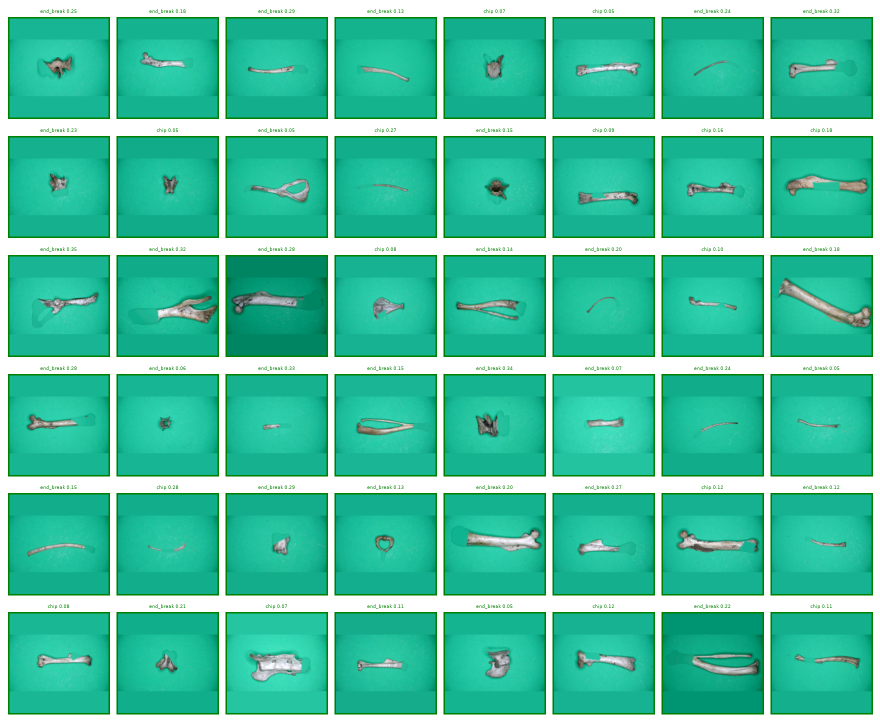
#> input picture work/break_grid.png, 1760 x 1452 px (shown at 1/2 size)
$ python -i augment.py   (imports and definitions only)
#> lines starting #> are read from the running program, lines starting #| are printed output that depends on the picture; after the words box and inside, x2 and y2 are one past the last pixel; in counts of white or black regions, pixels touching at a corner belong together
#> further down, picture is the input picture: shape (1452, 1760, 3); mean B, G, R 163.5, 194.7, 76.1

import cv2
import numpy as np

import config
from common import border_color

# Experiment 2: Standard augmentation

# [51 lines left out: function standard_augment, not called in this run]


# Experiment 3: Domain specific bone-break augmentation

def local_background(img, lab=None):

    if lab is None:
        lab = cv2.cvtColor(cv2.GaussianBlur(img, (3, 3), 0), cv2.COLOR_BGR2LAB)
    return cv2.medianBlur(lab, config.MASK_BG_KERNEL).astype(np.float32), lab


def segment_bone(img):
    """Find the bone on the uniform green stage. Returns (mask_0_255, info).

    Method:
      1. Lab colour space (L = lightness, a/b = colour). Bone is grey/white/brown, the stage green.
      2. Local stage model = large median filter (see local_background).
      3. distance = colour difference from the local stage (a,b dominate; lightness counts half).
      4. Hysteresis threshold: pixels > MASK_MIN_DIST are candidates, but a component is kept only
         if it contains a clearly different pixel (> MASK_SEED_DIST). Catches the faint ends of thin
         bones without admitting noise.
      5. Morphological open/close; fill small holes; keep the largest component (even if a long bone reaches the
         image edge) plus other pieces >= MASK_KEEP_REL of it that do not touch the image edge
         (small pieces at the edge are stage-edge artefacts); fragmented bones keep their pieces.
      6. VALIDITY CHECKS (reject rather than guess): area outside [MASK_MIN_AREA, MASK_MAX_AREA]
         or more than MASK_MAX_BORDER of the border ring covered -> rejected with a reason.
    info = dict(ok, reason, area, border).
    """
    h, w = img.shape[:2]
#> h = 1452; w = 1760
    bg, lab = local_background(img)
#> in local_background, `lab = cv2.cvtColor(cv2.GaussianBlur(img, (3, 3), 0), cv2.COLOR_BGR2LAB)`: lab: shape (1452, 1760, 3); mean of channels 0, 1, 2 185.1, 92.1, 135.7
    d = lab.astype(np.float32) - bg
#> d: shape (1452, 1760, 3) float32; mean of channels 0, 1, 2 5.8, 6.1, 1.3
    dist = np.sqrt(d[..., 1] ** 2 + d[..., 2] ** 2) + config.MASK_L_WEIGHT * np.abs(d[..., 0])
    step = cv2.morphologyEx(bg[..., 0], cv2.MORPH_GRADIENT, np.ones((5, 5), np.uint8)) > config.MASK_EDGE_STEP
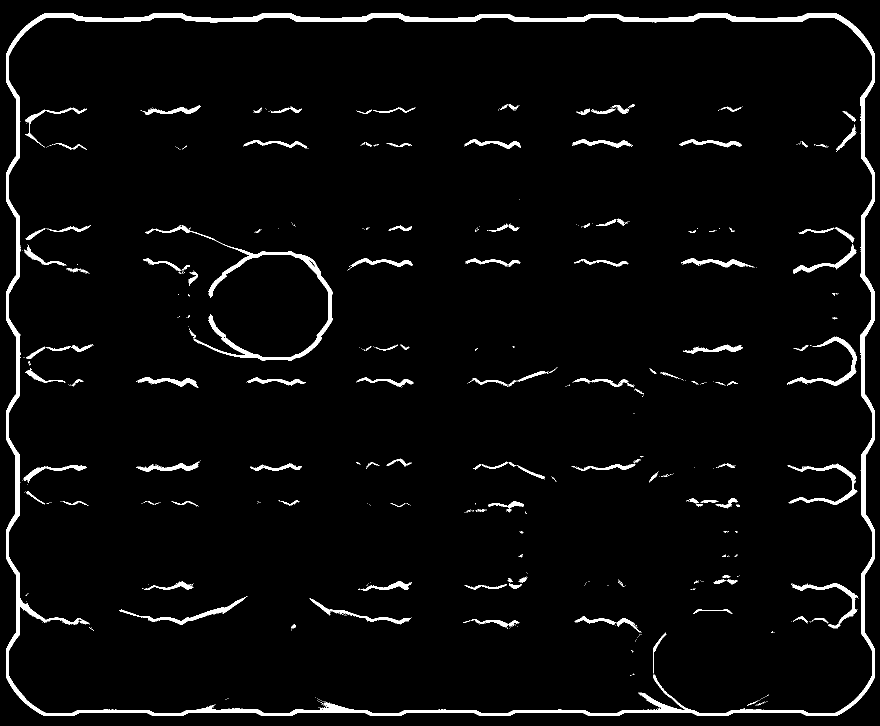
#> step: shape (1452, 1760) bool (shown at 1/2 size); 3.6% white; 511 white regions (384 under 20 px), largest, box (x1, y1, x2, y2) and area: (13, 27, 1749, 1432) 47415, (290, 450, 665, 721) 6282, (1574, 673, 1714, 772) 1839
    step = cv2.dilate(step.astype(np.uint8), np.ones((5, 5), np.uint8)) > 0
#> step: shape (1452, 1760) bool; 7% white; 126 white regions, largest, box (x1, y1, x2, y2) and area: (11, 25, 1751, 1434) 80945, (288, 448, 667, 723) 11891, (1572, 671, 1716, 774) 3677
    dist[step] = 0
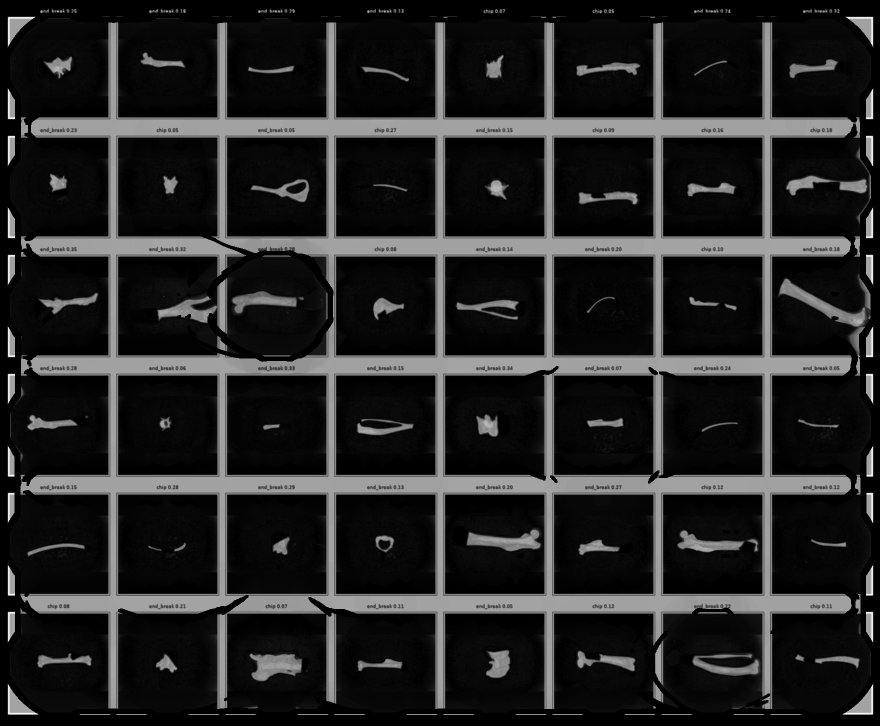
#> dist: shape (1452, 1760) float32 (shown at 1/2 size); min 0, max 92.69, mean 13.5; drawn with min black and max white
    cand = (dist > config.MASK_MIN_DIST).astype(np.uint8)
#> cand: shape (1452, 1760); values 0 (black) and 1 (white), 24.2% white; 258 white regions (107 under 20 px), largest, box (x1, y1, x2, y2) and area: (41, 45, 1720, 1418) 502755, (1556, 546, 1741, 752) 7008, (314, 555, 464, 674) 5628
    n, lbl = cv2.connectedComponents(cand, connectivity=8)
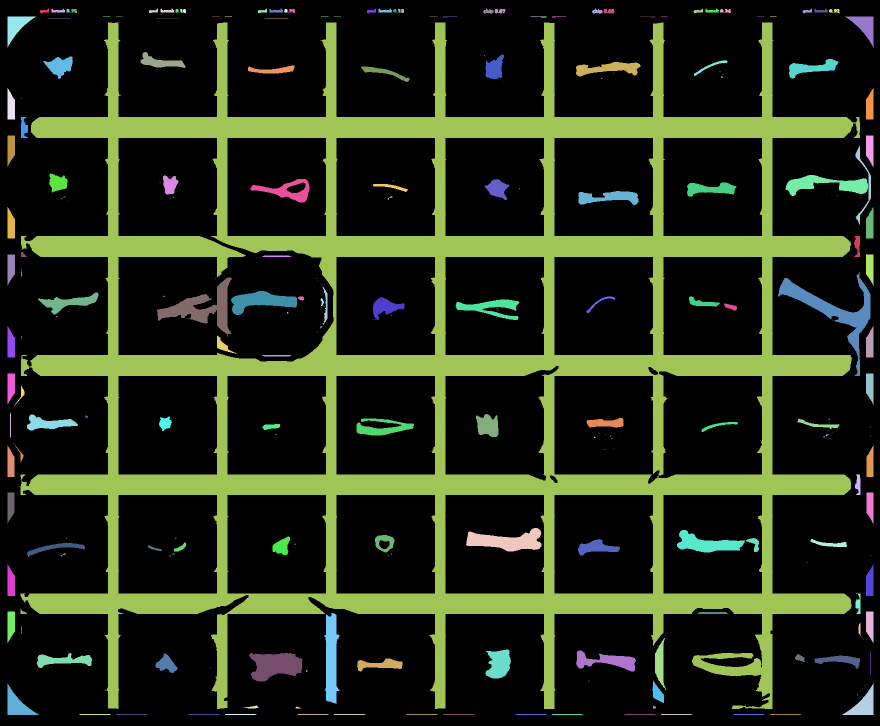
#> lbl: shape (1452, 1760) int32 (shown at 1/2 size); 259 distinct labels, from 0 to 258; one colour per label, 0 black
#> n = 259
    strong = np.unique(lbl[dist > config.MASK_SEED_DIST])
#> strong = 163 values from 1 to 258
    m = (np.isin(lbl, strong[strong > 0]) * 255).astype(np.uint8)

    k = cv2.getStructuringElement(cv2.MORPH_ELLIPSE, (3, 3))
    m = cv2.morphologyEx(m, cv2.MORPH_OPEN, k)
#> m: shape (1452, 1760); 24.1% white; 142 white regions (9 under 20 px), largest, box (x1, y1, x2, y2) and area: (41, 45, 1707, 1418) 501497, (1556, 547, 1741, 752) 6992, (314, 555, 463, 669) 5602
    m = cv2.morphologyEx(m, cv2.MORPH_CLOSE, cv2.getStructuringElement(cv2.MORPH_ELLIPSE, (5, 5)))
#> m: shape (1452, 1760); 24.1% white; 120 white regions (8 under 20 px), largest, box (x1, y1, x2, y2) and area: (41, 45, 1708, 1418) 502598, (1556, 547, 1741, 752) 7002, (314, 555, 463, 669) 5633
    inv = (m == 0).astype(np.uint8)
    n, lbl, st, _ = cv2.connectedComponentsWithStats(inv, connectivity=4)
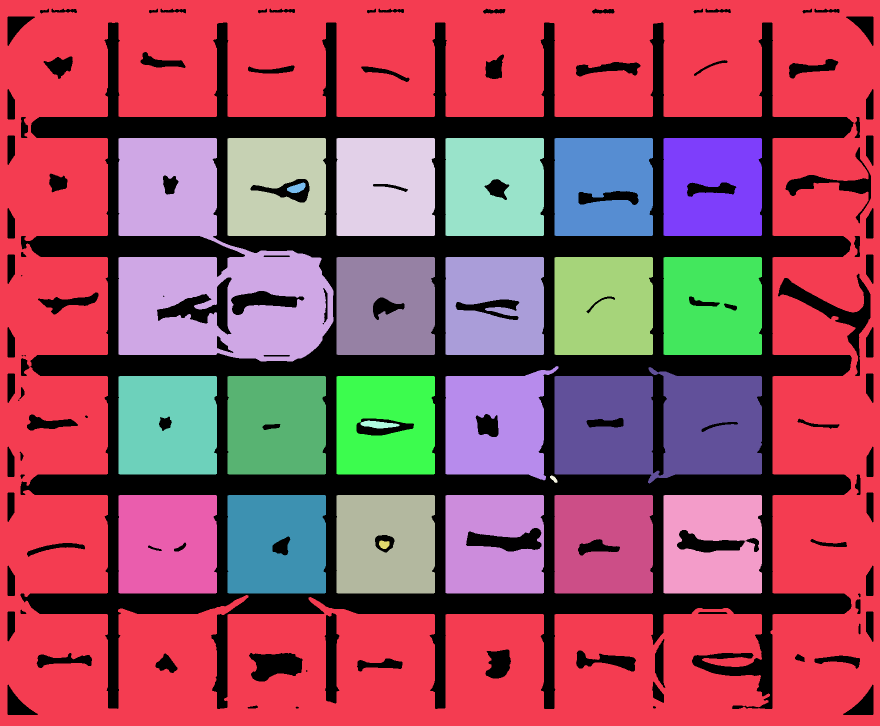
#> lbl: shape (1452, 1760) int32 (shown at 1/2 size); 27 distinct labels, from 0 to 26; one colour per label, 0 black
#> n = 27; st = 27 rows, first 6: [15, 17, 1732, 1413, 616209], [0, 0, 1760, 1452, 1044569], [237, 276, 430, 447, 111709], [455, 276, 197, 196, 35855], [673, 276, 197, 196, 38090], [891, 276, 197, 196, 37300]
    for i in range(1, n):
        x, y, bw, bh, ar = st[i]
        touches = x == 0 or y == 0 or x + bw == w or y + bh == h
        if not touches and ar < config.MASK_HOLE_FRAC * h * w:
            m[lbl == i] = 255
#> this loop made 26 passes
#> (x, y, bw, bh, ar, touches) on passes 1 to 12: (0, 0, 1760, 1452, 1044569, True), (237, 276, 430, 447, 111709, False), (455, 276, 197, 196, 35855, False), (673, 276, 197, 196, 38090, False), (891, 276, 197, 196, 37300, False), (1109, 276, 197, 196, 36393, False), (1327, 276, 197, 196, 36849, False), (574, 365, 37, 21, 495, False), (673, 514, 197, 196, 37013, False), (891, 514, 197, 196, 36179, False), (1109, 514, 197, 196, 38209, False), (1327, 514, 197, 196, 37699, False)
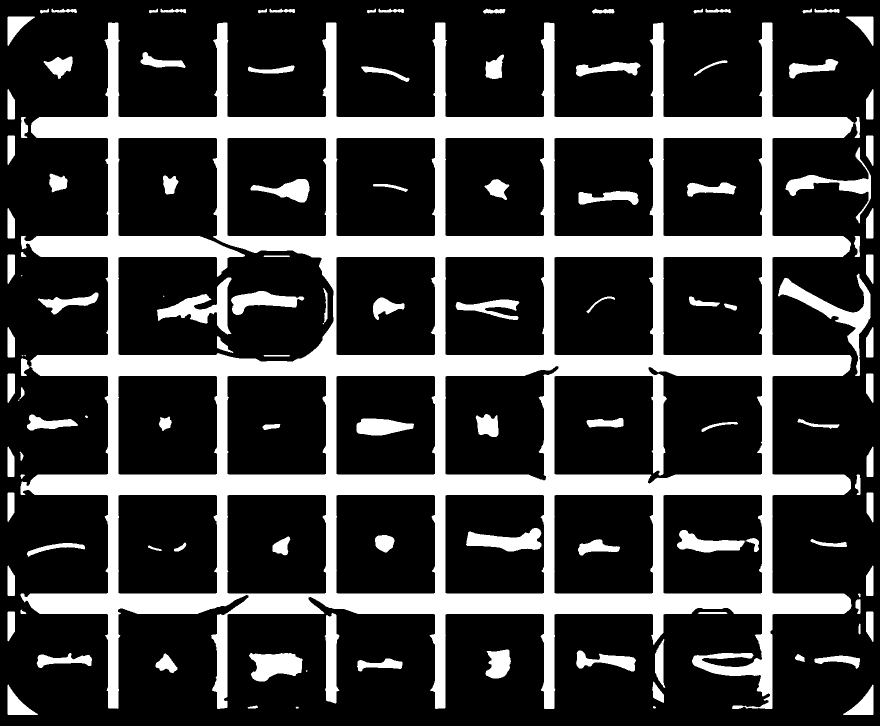
#> m: shape (1452, 1760) (shown at 1/2 size); 24.2% white; 120 white regions (8 under 20 px), largest, box (x1, y1, x2, y2) and area: (41, 45, 1708, 1418) 502717, (1556, 547, 1741, 752) 7002, (314, 555, 463, 669) 5633
    n, lbl, st, _ = cv2.connectedComponentsWithStats(m, connectivity=8)
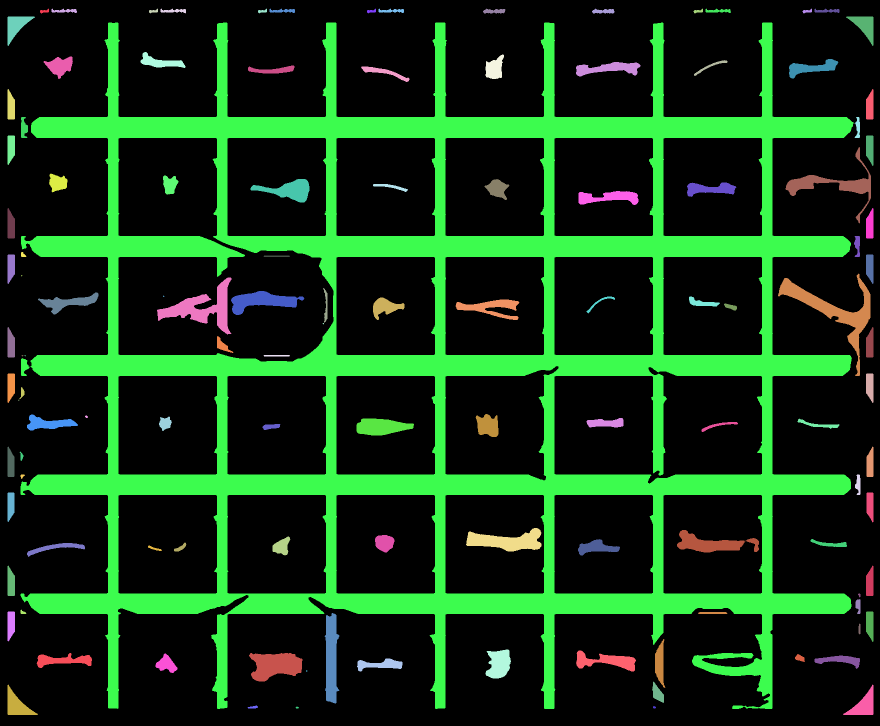
#> lbl: shape (1452, 1760) int32 (shown at 1/2 size); 121 distinct labels, from 0 to 120; one colour per label, 0 black
#> n = 121; st = 121 rows, first 6: [0, 0, 1760, 1452, 1937618], [80, 17, 18, 10, 98], [103, 17, 51, 9, 278], [298, 17, 18, 10, 96], [321, 17, 51, 10, 285], [516, 17, 18, 10, 96]
    ids = [i for i in range(1, n) if st[i, cv2.CC_STAT_AREA] >= config.MASK_MIN_PIXELS]
#> ids = 109 values from 1 to 118
    if not ids:
        return np.zeros((h, w), np.uint8), dict(ok=False, reason="empty", area=0.0, border=0.0)
    areas = {i: st[i, cv2.CC_STAT_AREA] for i in ids}
#> areas = 109 items
    biggest = max(ids, key=areas.get)
#> biggest = 17

    def at_edge(i):
        return st[i, 0] == 0 or st[i, 1] == 0 or st[i, 0] + st[i, 2] == w or st[i, 1] + st[i, 3] == h
    # Keep the largest piece (even if a long bone reaches the image edge) plus other pieces that are
    # big enough relative to it. Smaller pieces touching the image edge are stage-edge artefacts.
    keep = [i for i in ids if i == biggest or
            (areas[i] >= config.MASK_KEEP_REL * areas[biggest] and not at_edge(i))]
#> keep = [17]
    m = (np.isin(lbl, keep) * 255).astype(np.uint8)
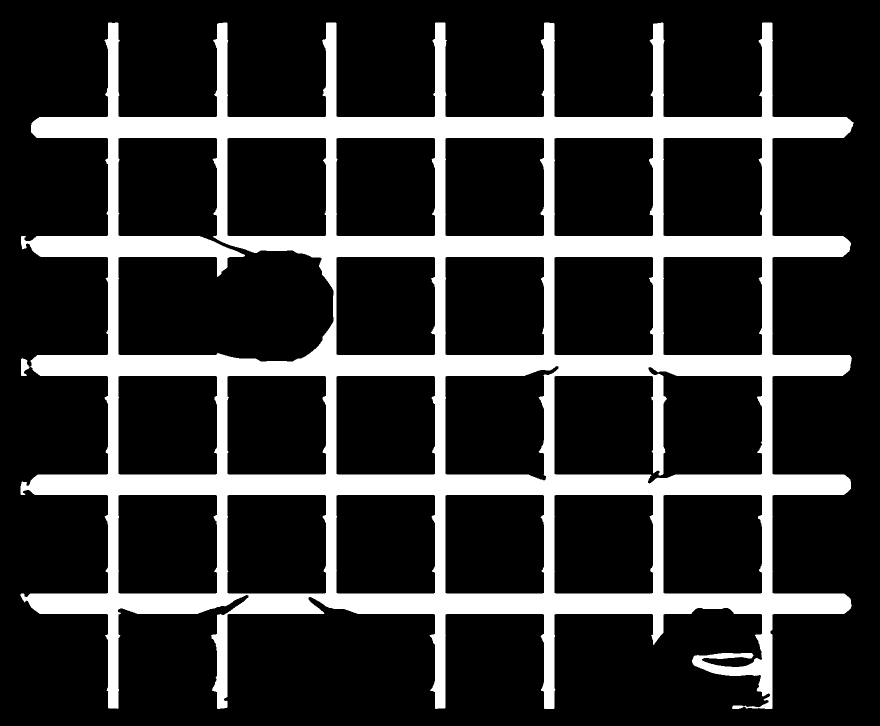
#> m: shape (1452, 1760) (shown at 1/2 size); 19.7% white; 1 white region, box (x1, y1, x2, y2) and area: (41, 45, 1708, 1418) 502717

    rw = max(2, int(round(config.MASK_RING_FRAC * min(h, w))))
#> rw = 22
    ring = np.zeros((h, w), bool)
    ring[:rw] = ring[-rw:] = True
    ring[:, :rw] = ring[:, -rw:] = True
    area = float((m > 0).mean())
#> area = 0.197
    border = float((m[ring] > 0).mean())
#> border = 0
    if area < config.MASK_MIN_AREA:
        reason = "too_small"
    elif area > config.MASK_MAX_AREA:
        reason = "too_big"
    elif border > config.MASK_MAX_BORDER:
        reason = "touches_border"
    else:
        reason = "ok"
    return m, dict(ok=reason == "ok", reason=reason, area=area, border=border)


def foreground_mask(img):
    #Mask only (0/255), kept for callers that do not need the validity info.
    return segment_bone(img)[0]


# [94 lines left out: functions _jagged_halfplane, _chip_polygon, bonebreak_augment, not called in this run]


# Lookup used by generate_synthetic.py so pipelines are selected by name from config.PIPELINES.
PIPELINE_FUNCS = {"standard": standard_augment, "bonebreak": bonebreak_augment}

>>> import cv2
>>> picture = cv2.imread('work/break_grid.png')
>>> result = segment_bone(picture)
